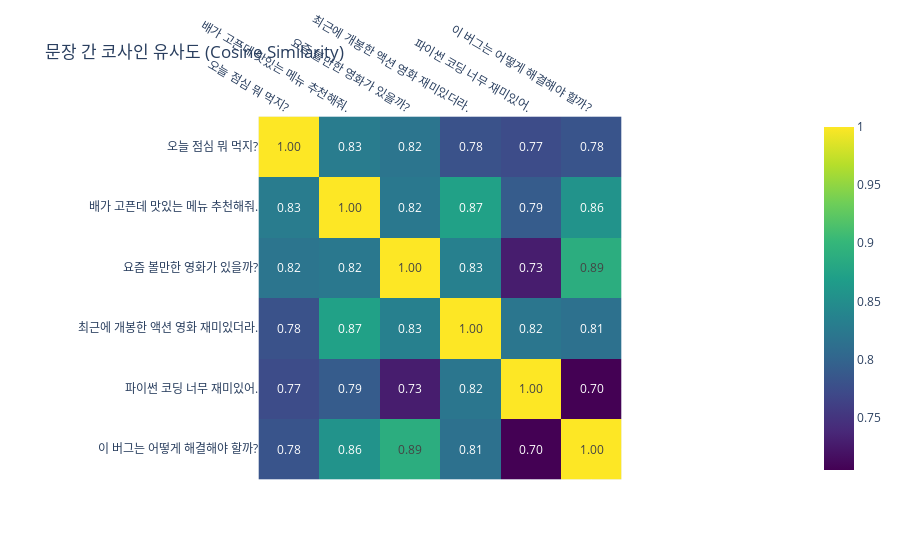

The notebook cell this image was saved under:
### Code cell
# 유사도 행렬 생성
num_sentences = len(sentences)
similarity_matrix = np.zeros((num_sentences, num_sentences))

for i in range(num_sentences):
    for j in range(num_sentences):
        if embedding_vectors[i] is not None and embedding_vectors[j] is not None:
            similarity_matrix[i, j] = cosine_similarity(embedding_vectors[i], embedding_vectors[j])

# DataFrame으로 변환
similarity_df = pd.DataFrame(similarity_matrix, index=sentences, columns=sentences)

# Plotly를 사용한 히트맵 시각화
fig = px.imshow(similarity_df,
                text_auto=".2f",
                title="문장 간 코사인 유사도 (Cosine Similarity)",
                color_continuous_scale="Viridis")
fig.update_xaxes(side="top")
fig.show()

### Figure 1 — Plotly figure (JSON) as saved in the notebook; plotly's stock layout.template omitted (floating-point values rounded to 4 significant figures)
{"data": [{"coloraxis": "coloraxis", "hovertemplate": "x: %{x}<br>y: %{y}<br>color: %{z}<extra></extra>", "name": "0", "texttemplate": "%{z:.2f}", "type": "heatmap", "x": ["오늘 점심 뭐 먹지?", "배가 고픈데 맛있는 메뉴 추천해줘.", "요즘 볼만한 영화가 있을까?", "최근에 개봉한 액션 영화 재미있더라.", "파이썬 코딩 너무 재미있어.", "이 버그는 어떻게 해결해야 할까?"], "xaxis": "x", "y": ["오늘 점심 뭐 먹지?", "배가 고픈데 맛있는 메뉴 추천해줘.", "요즘 볼만한 영화가 있을까?", "최근에 개봉한 액션 영화 재미있더라.", "파이썬 코딩 너무 재미있어.", "이 버그는 어떻게 해결해야 할까?"], "yaxis": "y", "z": [[1.0, 0.8284, 0.8191, 0.7797, 0.7733, 0.782], [0.8284, 1.0, 0.8234, 0.8722, 0.7908, 0.8554], [0.8191, 0.8234, 1.0, 0.8331, 0.7283, 0.8889], [0.7797, 0.8722, 0.8331, 1.0, 0.8206, 0.8142], [0.7733, 0.7908, 0.7283, 0.8206, 1.0, 0.705], [0.782, 0.8554, 0.8889, 0.8142, 0.705, 1.0]]}], "layout": {"coloraxis": {"colorscale": [[0, "#440154"], [0.1111, "#482878"], [0.2222, "#3e4989"], [0.3333, "#31688e"], [0.4444, "#26828e"], [0.5556, "#1f9e89"], [0.6667, "#35b779"], [0.7778, "#6ece58"], [0.8889, "#b5de2b"], [1, "#fde725"]]}, "title": {"text": "문장 간 코사인 유사도 (Cosine Similarity)"}, "xaxis": {"anchor": "y", "constrain": "domain", "domain": [0, 1], "scaleanchor": "y", "side": "top"}, "yaxis": {"anchor": "x", "autorange": "reversed", "constrain": "domain", "domain": [0, 1]}}}
